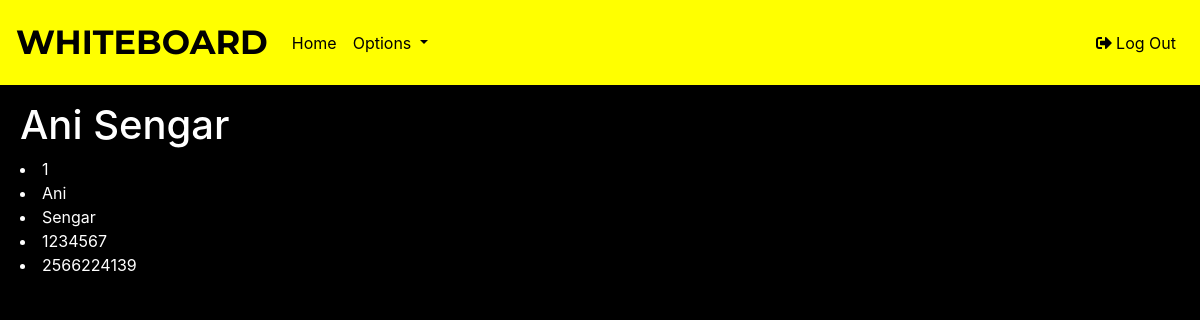
Page /searchresults/ (signed in) on the earlier database version.
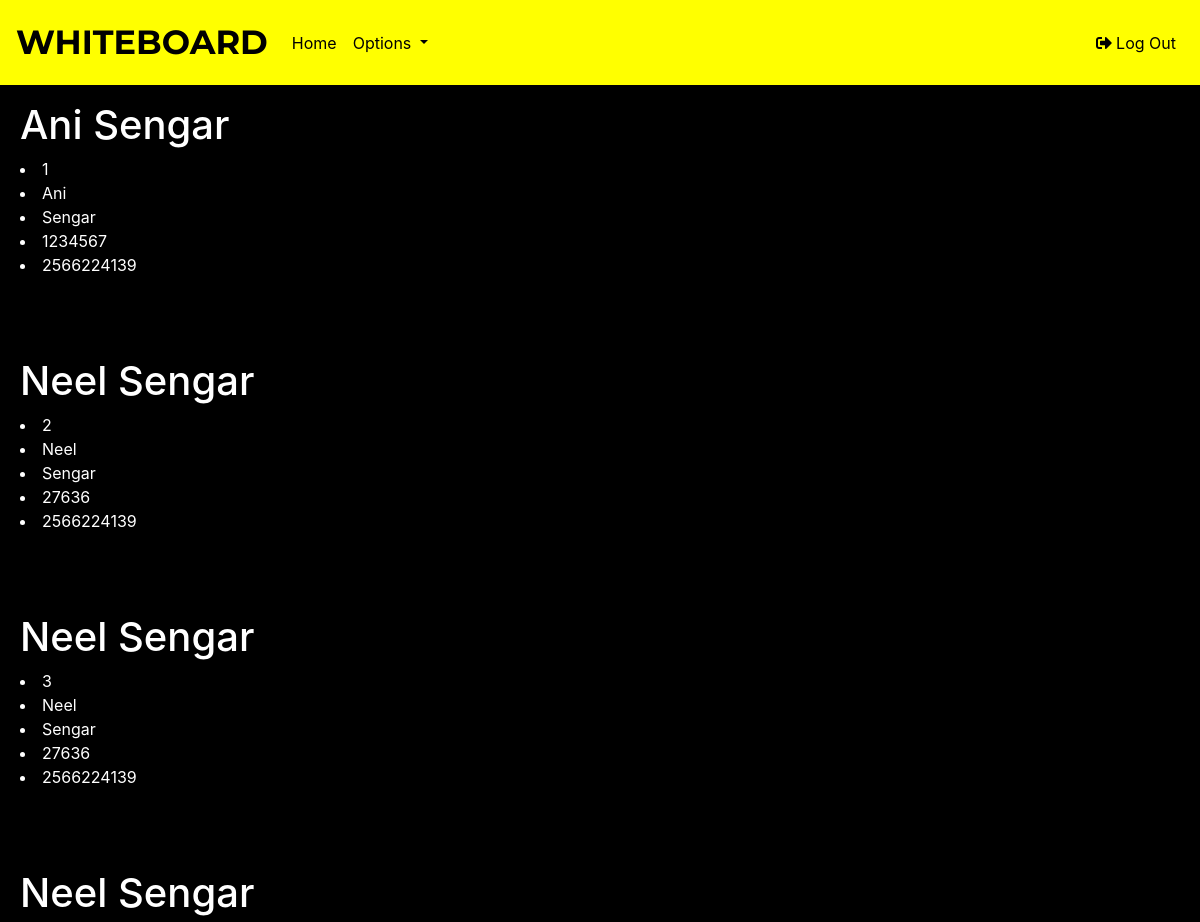
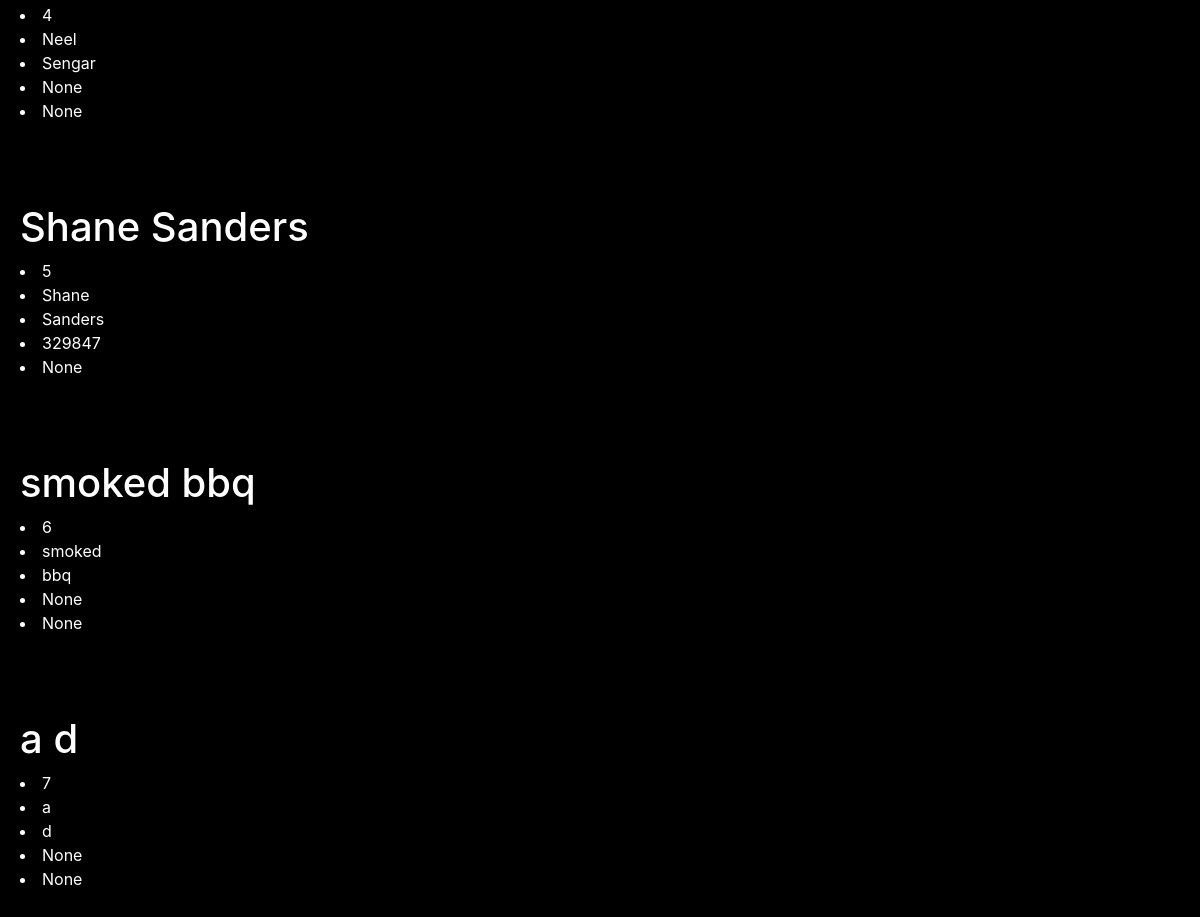
Same page on the later database version (2 pictures, top to bottom).
### polls/models.py (models this page shows, shortened)
class Patients(models.Model):
    STATUS_CHOICES = [
    ('A' , 'Active'),
    ('I' , 'Inactive')
    ]
    LOCATIONS_CHOICES = [
    ('TUS', 'Tuscaloosa'),
    ('WIN', 'Winfield'),
    ('JAS', 'Jasper'),
    ('DEM', 'Demopolis'),
    ('ANN', 'Anniston'),
    ('FTP', 'Fort Payne'),
    ('SYL', 'Sylacauga'),
    ('MON', 'Montgomery'),
    ('GAD', 'Gadsden'),
    ]
    DOCTORS_CHOICES = [
    ('BEA', 'Beatrous'),
    ('CAM', 'Campbell'),
    ('DRK', 'Drake'),
    ('HOB', 'Hobeika'),
    ('PNK', 'Pinkston'),
    ('SAN', 'Sanford'),
    ]
    DOSIMETRIST_CHOICES = [
    ('TAT', 'Tatum'),
    ('HUN', 'Hunter'),
    ('MAP', 'Maples')
    ]
    first_name = models.CharField(max_length = 30)
    last_name  = models.CharField(max_length = 30)
    identification = models.IntegerField(null = True, blank = True)
    phone_number = models.IntegerField(null = True, blank = True)
    email = models.EmailField(null = True, blank = True)
    area_under_treatment = []
    referrer = models.CharField(max_length = 30, blank = True)
    start_date = models.DateField(null = True, blank = True)
    end_date = models.DateField(null = True, blank = True)
    status = models.CharField(max_length = 15, choices = STATUS_CHOICES, blank = True)
    facility = models.CharField(max_length = 3, choices = LOCATIONS_CHOICES, blank = True)
    doctor = models.CharField(max_length = 30, choices = DOCTORS_CHOICES, blank = True)
    dosimetrist = models.CharField(max_length = 30, choices = DOSIMETRIST_CHOICES, blank = True)
    comments_other = models.TextField(blank = True)

### polls/views.py (the view)
# urls.py: path('searchresults/', searchresults, name = 'searchresults'),
@login_required(login_url = 'tryloginerror')
def searchresults(request):
    firstn = request.session.get('fname')
    lastn = request.session.get('lname')
    a = Patients.objects.filter(first_name__icontains=firstn).filter(last_name__icontains=lastn).values_list('id','first_name', 'last_name', 'identification', 'phone_number')
    x = [list(tuple) for tuple in a]
    context = {
    'x' : x,
    }
    return render(request, 'polls/searchresults.html', context)

### templates/polls/searchresults.html (shortened to what this page needs)
{% extends "polls/base.html" %}
{% block content %}
<div class = "shit"/>
{% for item in x %}
  <p>
    <h1> {{item.1}} {{item.2}} </h1>
  {% for value in item %}
  <li> {{value}} </li>
  {% endfor %}
  </p>
  <br>
  <br>
{% endfor %}
{% endblock %}

### templates/polls/base.html (shortened to what this page needs)
<!DOCTYPE html>
<html lang = en>
<head>
    <link rel = "stylesheet" type = "text/css"
    href="https://stackpath.bootstrapcdn.com/bootstrap/4.1.2/css/bootstrap.min.css"
>
    <link rel="stylesheet" href="https://use.fontawesome.com/releases/v5.1.1/css/fontawesome.css"
>
    <link rel="stylesheet" href="https://use.fontawesome.com/releases/v5.1.1/css/solid.css"
>
    {% load staticfiles %}
    <link rel = "stylesheet" href="{% static "bootstrap/custom.css" %}">
</head>
<body>
  <nav class="navbar navbar-expand-lg navbar-light">
    <b><a class="navbar-brand" href="{% url 'homepage' %}">WHITEBOARD</a></b>
    <div class="collapse navbar-collapse" id="navbarSupportedContent">
      {% if request.user.is_authenticated %}
      <ul class="navbar-nav mr-auto">
        <li class="nav-item active">
          <a class="nav-link" href="{% url 'homepage' %}"> Home <span class="sr-only">(current)</span></a>
        </li>
        <li class="nav-item dropdown">
          <a class="nav-link dropdown-toggle" href="#" id="navbarDropdown" role="button" data-toggle="dropdown" aria-haspopup="true" aria-expanded="false">
            Options
          </a>
        </li>
    </ul>
    <ul class="navbar-nav ml-auto">
      <li class = "nav-item">
        <a class = "nav-link" href = "{% url 'tryloggingout' %}"> <span class = "fas fa-sign-out-alt"></span> Log Out </a>
      </li>
    </ul>
    {% endif %}
  </div>
</nav>
<p>
{% block content %}
{% endblock %}
</p>
</body>
</html>

Differences in the rows shown:
added Patients: first_name "Neel", last_name "Sengar", item "Neel" "Sengar"
added Patients: first_name "Neel", last_name "Sengar", item "Neel" "Sengar"
added Patients: first_name "Neel", last_name "Sengar", item "Neel" "Sengar"
added Patients: first_name "Shane", last_name "Sanders", item "Shane" "Sanders"
added Patients: first_name "smoked", last_name "bbq", item "smoked" "bbq"
Other differences:
new list line: "2 27636 2566224139"
new list line: "3 27636 2566224139"
new list line: "4 None None"
new list line: "5 329847 None"
new list line: "6 None None"
new list line: "a d 7 a d None None"
